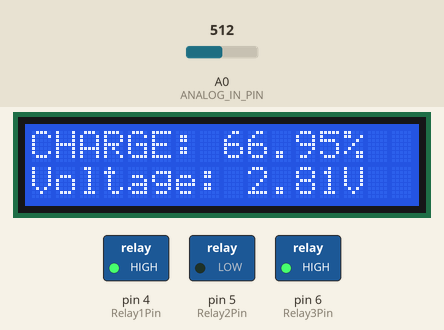
This sketch was run on a simulated Arduino Uno, built with avr-gcc and run on an emulated ATmega328P. Shown: 16×2 character LCD, switched loads named in the sketch (green lamp = pin HIGH). The test bench sets the inputs (shaded band); at power-on: A0 (ANALOG_IN_PIN) = 512. What the sketch prints to the serial monitor is not drawn.

Above: at 1.2 s.
1.3 s: A0 (ANALOG_IN_PIN) set to 183
At 2.2 s:
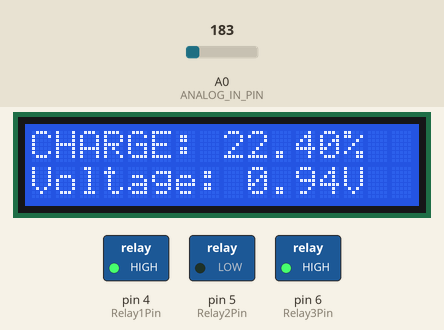
2.9 s: A0 (ANALOG_IN_PIN) set to 153
At 4.0 s:
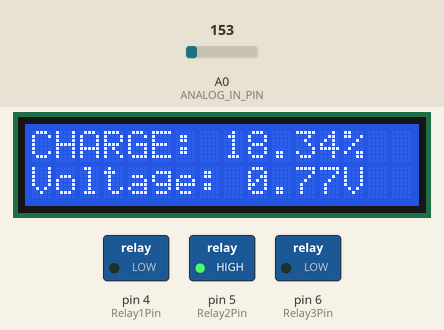
5.0 s: A0 (ANALOG_IN_PIN) set to 900
At 6.5 s:
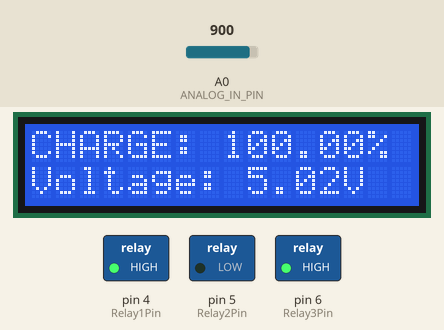
Timing chart, 0 to 8.0 s (numbered marks = the images above; inputs shaded):
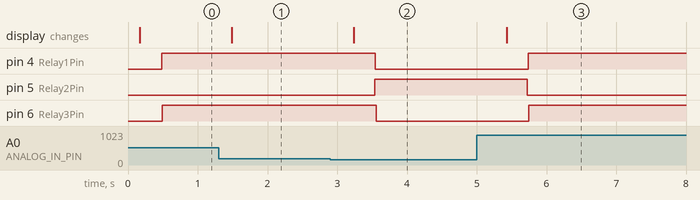

Measured:
- the behaviour switches between 166 and 165 on A0 (ANALOG_IN_PIN) (found by bisection; images 1 and 2)
- after the input at 1.3 s, the display: changes after 0.18 s (image 1)
- after the input at 2.9 s, pin 4 (Relay1Pin): HIGH → LOW after 0.65 s; pin 5 (Relay2Pin): LOW → HIGH after 0.64 s; pin 6 (Relay3Pin): HIGH → LOW after 0.66 s; the display: changes after 0.34 s (image 2)
- after the input at 5.0 s, pin 4 (Relay1Pin): LOW → HIGH after 0.74 s; pin 5 (Relay2Pin): HIGH → LOW after 0.73 s; pin 6 (Relay3Pin): LOW → HIGH after 0.75 s; the display: changes after 0.43 s (image 3)

The sketch:

main.ino
```cpp
//_____________LIBRARIES___________//
#include<LiquidCrystal.h>

//_____________VARIABLES___________//

// LCD PINS
/* Connect the LCD to pins as shown */
int RS = 7 ;
int EN = 8;
int D4 = 9;
int D5 = 10;
int D6 = 11;
int D7 = 12;

//VOLTAGE SENSOR VARIABLES
int ANALOG_IN_PIN = A0;

// Floats for ADC voltage & Input voltage
float adc_voltage = 0.0;
float in_voltage = 0.0;

// Floats for resistor values in divider (in ohms)
float R1 = 30000.0;
float R2 = 7500.0;

// Float for Reference Voltage
float ref_voltage = 5.0;

// Integer for ADC value
int adc_value = 0;

//Li-ion BATTERY VARIABLES
float BatVoltage = 0.00;
float BatMaxVoltage = 4.2;
float BatChargePercentage = 0.00;

//RELAY VARIABLES
int Relay1Pin = 4;
int Relay2Pin = 5;
int Relay3Pin = 6;
//_____________OBJECTS___________//

//Creating object type - LiquidCrystal
LiquidCrystal lcd(RS, EN, D4, D5, D6, D7);

//_____________FUNCTIONS___________//


void relay1(boolean state) {
  // Let's turn on the relay...
  digitalWrite(Relay1Pin, !state);
  delay(10);


}
void relay2(boolean state) {
  // Let's turn on the relay...
  digitalWrite(Relay2Pin, !state);
  delay(10);


}
void relay3(boolean state) {
  // Let's turn on the relay...
  digitalWrite(Relay3Pin, !state);
  delay(10);

}
float func_VoltageRead() {
  // Read the Analog Input

  adc_value = analogRead(ANALOG_IN_PIN);

  Serial.print("adc_value: ");
  Serial.println(adc_value);

  // Determine voltage at ADC input
  adc_voltage  = (adc_value * ref_voltage) / 4396.0; //12-bit ADC

  // Calculate voltage at divider input
  in_voltage = (adc_voltage / (R2 / (R1 + R2))) - 0.1 ;
  if (adc_value == 0)
    in_voltage = 0;
  Serial.print("Input Voltage = ");
  Serial.println(in_voltage, 2);


  //LCD Display
  // set-up LCD display


  // Short delay
  delay(100);

  return in_voltage;

}

void func_lcdDisplay(float batCharge, float batVoltage) {
  lcd.clear();
  lcd.setCursor(0, 0);
  lcd.print("CHARGE: ");
  lcd.print(batCharge);
  lcd.print("%");
  lcd.setCursor(0, 1);
  lcd.print("Voltage: ");
  lcd.print(batVoltage);
  lcd.print("V");
  delay(300);

}
void func_BatChargeCalc() {
  BatVoltage = func_VoltageRead();
  BatChargePercentage = ((BatVoltage / BatMaxVoltage) * 100);
  if (BatChargePercentage > 100)
    BatChargePercentage = 100;

  func_lcdDisplay(BatChargePercentage, BatVoltage);

  if (BatChargePercentage > 95) {
    relay2(HIGH);

    relay1(LOW);
    relay3(LOW);
    Serial.println("BAT > 95 ");
  } else if (BatChargePercentage < 20) {
    relay2(LOW);

    relay1(HIGH);
    relay3(HIGH);
    Serial.println("BAT <20 ");
  } else if ((BatChargePercentage > 20) && (BatChargePercentage < 95)) {
    relay2(HIGH);

    relay1(LOW);
    relay3(LOW);
    Serial.println("BAT 20~95 ");
  }

}
void setup() {
  // put your setup code here, to run once:
  Serial.begin(9600); // give 9600 here and 2400  on Serial Monitor
  //Leds Pin


  pinMode(ANALOG_IN_PIN, INPUT);
  pinMode(Relay1Pin, OUTPUT);
  pinMode(Relay2Pin, OUTPUT);
  pinMode(Relay3Pin, OUTPUT);

  lcd.begin(16, 2);
}

void loop() {
  // put your main code here, to run repeatedly:

  // func_VoltageRead();
  func_BatChargeCalc();
  // delay(200);
}
```
